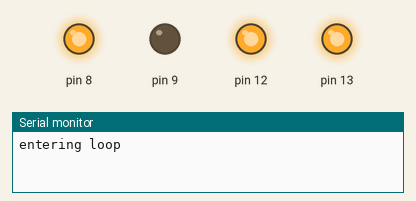
This sketch was run on a simulated Arduino Uno, built with avr-gcc and run on an emulated ATmega328P. On the bench: output pins drawn as LEDs (lit = HIGH), the last lines printed to the serial monitor.

Above: at 1.0 s.
At 3.0 s:
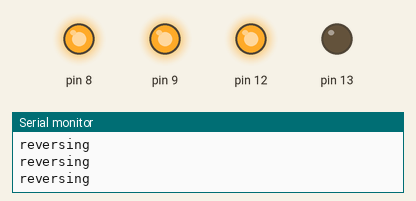
At 4.5 s:
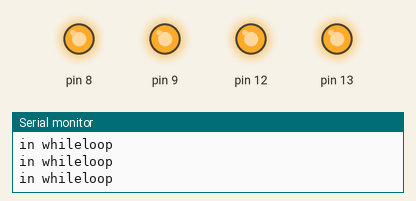
At 6.5 s:
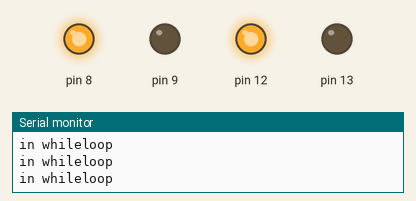
At 7.5 s:
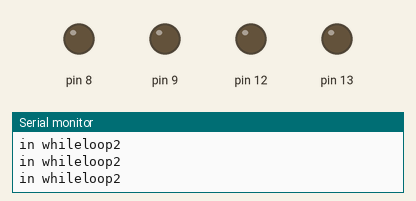
At 17.0 s:
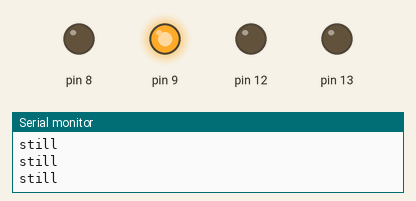
Timing chart, 0 to 20.7 s (numbered marks = the images above):
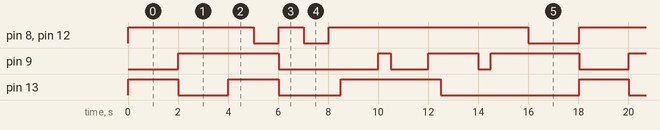

Measured:
- by itself, pin 8, pin 12: LOW → HIGH at 0.00 s, → LOW 5.0 s later, → HIGH 1.0 s later, → LOW 1.0 s later, … (13 changes in this stretch)
- by itself, pin 9: LOW → HIGH at 2.0 s, → LOW 4.0 s later, → HIGH 4.0 s later, → LOW 0.50 s later, … (17 changes in this stretch)
- by itself, pin 13: repeats every 18.0 s: LOW 2.0 s, HIGH 2.0 s, LOW 2.5 s, HIGH 4.0 s, LOW 5.5 s, HIGH 2.0 s

The sketch:

motor_control.ino
```cpp
const unsigned long interval = 2000;
unsigned long startTime = 0;
unsigned long endTime = 2000;
unsigned long currTime = millis();

void setup() {
  // put your setup code here, to run once:
 pinMode(12,OUTPUT);
 pinMode(13,OUTPUT);
 pinMode(8,OUTPUT);
 pinMode(9,OUTPUT);
 Serial.begin(9600);

}

void still() {
  while(startTime <= currTime && currTime <= endTime){
    analogWrite(12,0);
    analogWrite(8,0);//analogWrite(pin,255,0)
    currTime = millis();
    Serial.println("still");
  }
  startTime += interval;
  endTime += interval;
  return;
}

void forward() {
  digitalWrite(13,HIGH);
  digitalWrite(9,LOW);
  while(startTime <= currTime && currTime <= endTime){
    analogWrite(12,200);
    analogWrite(8,200);
    currTime = millis();
  }
  startTime += interval;
  endTime += interval;
  return;
}

void left(){
  digitalWrite(13,HIGH);
  digitalWrite(9,HIGH);
  while(startTime <= currTime && currTime <= (endTime-1000)){
    analogWrite(12,150);
    analogWrite(8,150);
    currTime = millis();
    Serial.println("in whileloop");
  }
  while(startTime <= currTime && currTime <= endTime){
    analogWrite(12,0);
    analogWrite(8,0);
    currTime = millis();
    Serial.println("in whileloop2");
  }
  startTime += interval;
  endTime += interval;
  return;
}

void right(){
  digitalWrite(13,LOW);
  digitalWrite(9,LOW);
  while(startTime <= currTime && currTime <= (endTime-1000)){
    analogWrite(12,150);
    analogWrite(8,150);
    currTime = millis();
    Serial.println("in whileloop");
  }
  while(startTime <= currTime && currTime <= endTime){
    analogWrite(12,0);
    analogWrite(8,0);
    currTime = millis();
    Serial.println("in whileloop2");
  }

  startTime += interval;
  endTime += interval;
  return;
}

void reverse(){
  digitalWrite(13,LOW);
  digitalWrite(9,HIGH);
  while(startTime <= currTime && currTime <= endTime){
    Serial.println("reversing");
    analogWrite(12,200);
    analogWrite(8,200);
    currTime = millis();
  }
  startTime += interval;
  endTime += interval;
  return;
}
void fwdright(){
  digitalWrite(13,LOW);
  digitalWrite(9,LOW);
  while(startTime <= currTime && currTime <= (endTime - 1500)){
    analogWrite(12,150);
    analogWrite(8,150);
    currTime = millis();
    }
  digitalWrite(13,HIGH);
  digitalWrite(9,LOW);
  while(startTime <= currTime && currTime <= endTime){
    analogWrite(12,200);
    analogWrite(8,200);
    currTime = millis();
    }
  startTime += interval;
  endTime += interval;
  return;
}
void fwdleft(){
  digitalWrite(13,HIGH);
  digitalWrite(9,HIGH);
  while(startTime <= currTime && currTime <= (endTime - 1500)){
    analogWrite(12,150);
    analogWrite(8,150);
    currTime = millis();
    }
  digitalWrite(13,HIGH);
  digitalWrite(9,LOW);
  while(startTime <= currTime && currTime <= endTime){
    analogWrite(12,200);
    analogWrite(8,200);
    currTime = millis();
    }
  startTime += interval;
  endTime += interval;
  return;
}
void revright(){
  digitalWrite(13,HIGH);
  digitalWrite(9,HIGH);
  while(startTime <= currTime && currTime <= (endTime - 1500)){
    analogWrite(12,150);
    analogWrite(8,150);
    currTime = millis();
    }
  digitalWrite(13,LOW);
  digitalWrite(9,HIGH);
  while(startTime <= currTime && currTime <= endTime){
    analogWrite(12,200);
    analogWrite(8,200);
    currTime = millis();
    }
  startTime += interval;
  endTime += interval;
  return;
}
void revleft(){
  digitalWrite(13,LOW);
  digitalWrite(9,LOW);
  while(startTime <= currTime && currTime <= (endTime - 1500)){
    analogWrite(12,150);
    analogWrite(8,150);
    currTime = millis();
    }
  digitalWrite(13,LOW);
  digitalWrite(9,HIGH);
  while(startTime <= currTime && currTime <= endTime){
    analogWrite(12,200);
    analogWrite(8,200);
    currTime = millis();
    }
  startTime += interval;
  endTime += interval;
  return;
}


void loop() {
  // put your main code here, to run repeatedly:
  Serial.println("entering loop");
  forward();
  reverse();
  left();
  right();
  fwdright();
  fwdleft();
  revright();
  revleft();
  still();


}
```
